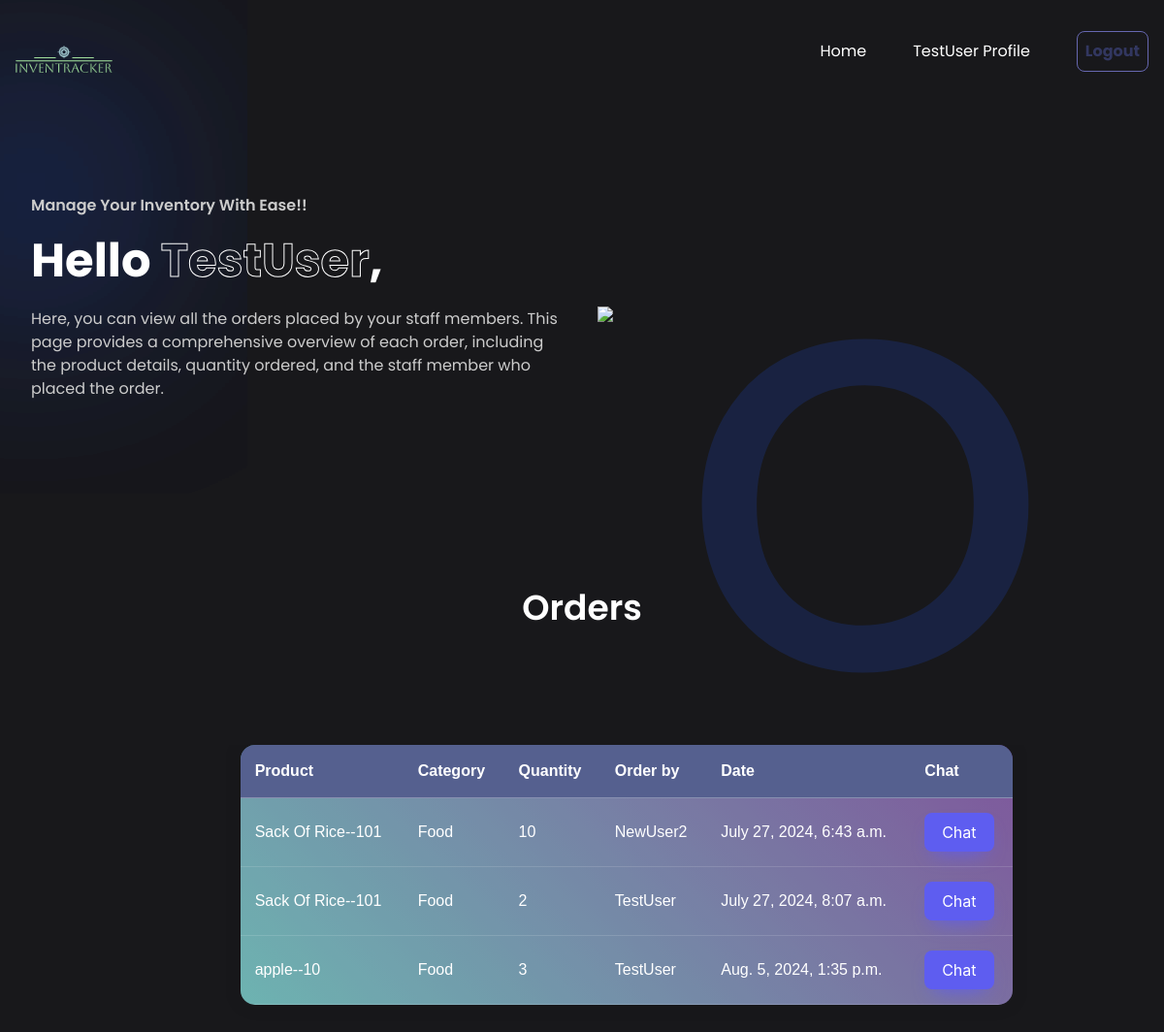
Page /order/ (signed in) on the committed database.
### dashboard/models.py (models this page shows, shortened)
class Order(models.Model):
  product = models.ForeignKey(Product,on_delete=models.CASCADE,null=True)
  staff = models.ForeignKey(User,on_delete=models.CASCADE,null=True)
  order_quantity = models.PositiveIntegerField(null=True)
  date = models.DateTimeField(auto_now_add=True)
  class Meta:
    verbose_name_plural = 'Order'

class Product(models.Model):
  name = models.CharField(max_length=100, null=True)
  category = models.CharField(max_length=20,choices=CATEGORY,null=True)
  quantity = models.PositiveIntegerField(null=True)
  class Meta:
    verbose_name_plural = 'Product'
  def __str__(self):
    return f'{self.name}--{self.quantity}'

### dashboard/views.py (the view)
# urls.py: path('order/',views.order,name='dashboard-order')
@login_required
def order(request):
  workers = User.objects.all()
  workers_count = workers.count()
  orders = Order.objects.all()
  orders_count = orders.count()
  items = Product.objects.all()
  product_count=items.count()
  context={
    'orders':orders,
    'workers_count':workers_count,
    'orders_count':orders_count,
    'product_count':product_count,
  }
  return render(request,'dashboard/order.html',context)

### templates/dashboard/order.html (shortened to what this page needs)
{% load static%}
<!DOCTYPE html>
<html lang="en">
<head>
    <link rel="stylesheet" href="https://cdnjs.cloudflare.com/ajax/libs/remixicon/3.5.0/remixicon.min.css">
    <link rel="stylesheet" href="style.css">
    <link rel="stylesheet" href="https://cdn.jsdelivr.net/npm/bootstrap@4.6.0/dist/css/bootstrap.min.css"
>
<link rel="stylesheet" href="https://use.fontawesome.com/releases/v5.15.2/css/all.css"
>
</head>
<body>
    <nav>
        <div class="nav-logo">
            <a href="{% url 'dashboard-index' %}">
                <img src="{%static 'images/logo3.png' %}">
            </a>
        </div>
        <ul class="nav-links">
            <li class="link"><a href="{% url 'dashboard-index' %}">Home</a></li>
            <li id="link6" class="link"><a href="{% url 'user-profile' %}"> {{user.username}} Profile</a></li>
        <form action="{% url 'user-logout' %}" method="post" style="display:inline;">
            <button class="H-button" type="submit">Logout</button>
        </form>
        </ul>
    </nav>
    <header class="container">
        <div class="content">
            <h4>Manage Your Inventory With Ease!!</h4>
            <H1>Hello <span>{{user.username}}</span>,</H1>
            <p>
                Here, you can view all the orders placed by your staff members. This page provides a comprehensive overview of each order, including the product details, quantity ordered, and the staff member who placed the order.
            </p>
        </div>
        <div class="image">
            <img src="https://www.deskera.com/blog/content/images/size/w1000/2021/06/factors_of_demand_forecasting-01-2.jpg">
        </div>
    </header>
    <section class="container">
        <h2 class="header">Orders</h2>
        <div class="container">
            <div class="row my-4">
                <div class="col-md-2">
                </div>
                <div class="col-md-9 container1">
                    <table >
                        <thead >
                            <tr >
                                <th scope="col">Product</th>
                                <th scope="col">Category</th>
                                <th scope="col">Quantity</th>
                                <th scope="col">Order by</th>
                                <th scope="col">Date</th>
                                <th scope="col">Chat</th>
                            </tr>
                        </thead>
                        <tbody>
                            {% for orders in orders %}
                            <tr >
                                <td>{{ orders.product }}</td>
                                <td>{{ orders.product.category }}</td>
                                <td>{{ orders.order_quantity }}</td>
                                <td>
                                    {{orders.staff.username}}
                                </td>
                                <td>
                                    {{orders.date}}
                                </td>
                                <td>
                                    <form method="post" action="{% url 'create_chat_room' %}">
                                        <button type="submit" class="btn1 ">Chat</button>
                                    </form>
                                  </td>
                            </tr>
                            {% endfor %}
                        </tbody>
                    </table>
                </div>
            </div>
        </div>
    </section>
</body>
</html>

### templates/dashboard/order.html (style rules this page uses)
* { padding: 0; margin: 0; outline: none; border: none; box-sizing: border-box; }
img { width: 100%; display: flex; }
a { text-decoration: none; }
body { font-family: 'Poppins', sans-serif; background-color: #18181B; }
nav { max-width: 1200px; margin: auto; padding: 2rem 1rem; display: flex; align-items: center; justify-content: space-between; gap: 2rem; }
.nav-logo { max-width: 100px; }
.nav-links { list-style: none; display: flex; align-items: center; gap: 3rem; }
.link a { position: relative; padding-bottom: 0.75rem; color: #fff; }
.link a::after { content: ""; position: absolute; height: 2px; width: 0; bottom: 0; left: 0; background-color: #1d4ed8; transition: all 0.3s ease; }
.container { max-width: 1200px; margin: auto; padding: 5rem 2rem; }
header { position: relative; padding-top: 2rem; display: grid; grid-template-columns: repeat(2, 1fr); align-items: center; gap: 2rem; }
header .content h4 { margin-bottom: 1rem; color: #ccc; font-size: 1rem; font-weight: 600; }
header .content h1 { color: #fff; margin-bottom: 1rem; font-size: 3rem; font-weight: 700; line-height: 4rem; }
header .content h1 span { -webkit-text-fill-color: transparent; -webkit-text-stroke: 1px #fff; }
header .content p { margin-bottom: 2rem; color: #ccc; }
header .image { position: relative; }
header .image::before { content: "o"; position: absolute; top: 0; left: 50%; transform: translateX(-50%); font-size: 38rem; font-weight: 400; line-height: 20rem; color: #1d4ed8; opacity: 0.2; z-index: -100; }
header .image img { max-width: 600px; margin: auto; }
section .header { margin-bottom: 1rem; color: #fff; text-align: center; font-size: 2.25rem; font-weight: 600; }
.H-button { padding: 8px; width: 100%; border-radius: 8px; display: flex; align-items: center; justify-content: center; gap: 8px; font-size: 1rem; font-weight: 700; color: #323760; border: 1px solid #6667b0; background: transparent; cursor: pointer; transition: all 0.3s ease; }
.container1 { height: 400px; overflow-y: auto; -ms-overflow-style: none; scrollbar-width: none; margin-bottom: 1rem; }
table { width: 100%; border-collapse: collapse; overflow: hidden; box-shadow: 0 0 20px rgba(0,0,0,0.1); background: linear-gradient(45deg, #49a09d, #5f2c82); font-family: sans-serif; font-weight: 100; border-radius: 15px; }
th, td { padding: 15px; background-color: rgba(255,255,255,0.2); color: #fff; border-bottom: 1px solid rgba(255,255,255,0.3); }
th { text-align: left; background-color: #55608f; }
.btn1, .btn2 { background: #5E5DF0; border-radius: 8px; box-shadow: #5E5DF0 0 10px 20px -10px; box-sizing: border-box; color: #FFFFFF; cursor: pointer; font-family: Inter, Helvetica, "Apple Color Emoji", "Segoe UI Emoji", NotoColorEmoji, "Noto Color Emoji", "Segoe UI Symbol", "Android Emoji", EmojiSymbols, -apple-system, system-ui, "Segoe UI", Roboto, "Helvetica Neue", "Noto Sans", sans-serif; font-size: 16px; font-weight: 400; line-height: 24px; opacity: 1; outline: 0 solid transparent; padding: 8px 18px; user-select: none; -webkit-user-select: none; touch-action: manipulation; width: fit-content; word-break: break-word; border: 0; }
.btn1, .btn2 { text-decoration: none; color: #FFFFFF; }

### rows in the picture
Order: product "Sack Of Rice--101", product.category "Food", order_quantity "10", staff.username "NewUser2", date "July 27, 2024, 6:43 a.m."
Order: product "Sack Of Rice--101", product.category "Food", order_quantity "2", staff.username "TestUser", date "July 27, 2024, 8:07 a.m."
Order: product "apple--10", product.category "Food", order_quantity "3", staff.username "TestUser", date "Aug. 5, 2024, 1:35 p.m."

### other values in the picture
{{ user.username }} "TestUser"
